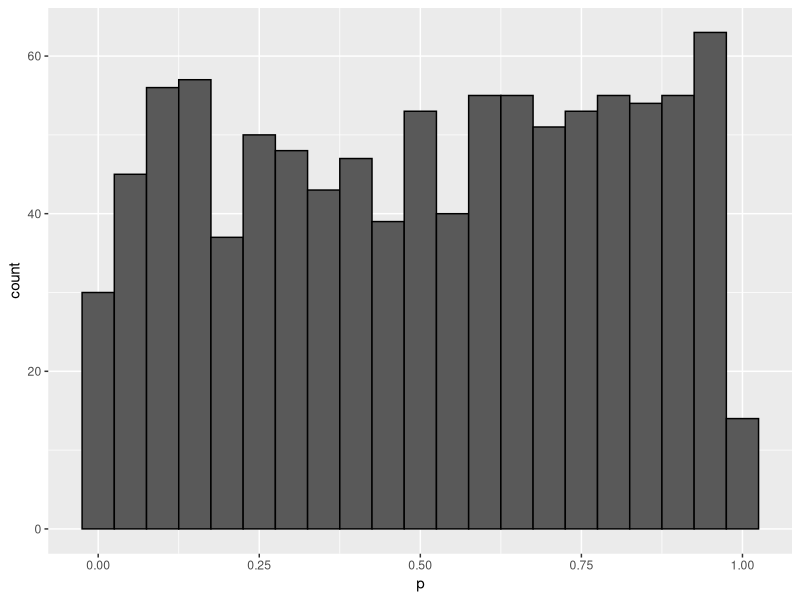

Here is the R script that generated this plot: (Note: this script raises an error after producing the figure.)
## ---- chunk 1
knitr::opts_chunk$set(echo = TRUE, comment = "", fig.align = "center")
## ---- chunk 2
knitr::include_graphics(
"https://d33wubrfki0l68.cloudfront.net/1dff819e743f280bbab1c55f8f063e60b6a0d2fb/2269e/diagrams/fp.png"
)
## ---- chunk 3
randomize <- function(f) f(runif(100))
randomize(mean)
randomize(sum)
## ---- chunk 4
integrate(dnorm, lower = 0, upper = Inf)
## ---- chunk 5
library(tidyverse)
## ---- chunk 6
map(1:3, function(x) x^2)  ## using anonymous or lambda function
## ---- chunk 7
knitr::include_graphics(
"https://d33wubrfki0l68.cloudfront.net/f0494d020aa517ae7b1011cea4c4a9f21702df8b/2577b/diagrams/functionals/map.png"
)
## ---- chunk 8
map_chr(mtcars, is.numeric)  ## remember that data frames are lists of lists.
map_dbl(mtcars, max) %>% 
  map_dbl(round, digits = 1) ## using dot-dot-dot 
## ---- chunk 9
identical(
  map_dbl(mtcars, ~ length(unique(..1))),          ## twiddle syntax
  map_dbl(mtcars, function(x) length(unique(x)))   ## alternative
  )

map(1:3, ~ rnorm(10)) %>% str()                         ## twiddle syntax
map(1:3, function(x) rnorm(10)) %>% str()               ## alternative
replicate(n = 3, rnorm(10), simplify = FALSE) %>% str() ## other alternative
## ---- chunk 10
knitr::include_graphics(
"https://d33wubrfki0l68.cloudfront.net/6d0b927ba5266f886cc721ae090afcc5e872a748/f8636/diagrams/functionals/map-arg-flipped.png"
)
## ---- chunk 11
draws <- rcauchy(1000)
trims <- c(0, 0.1, 0.2, 0.5)

map_dbl(trims, ~ mean(draws, trim = ..1))
map_dbl(trims, function(input) mean(x = draws, trim = input))
map_dbl(trims, mean, x = draws) ## using R's flexible argument matching
## ---- chunk 12
base::split(mtcars, mtcars$cyl) %>% ## split data frame into three, by cyl
  map(function(df) lm(mpg ~ wt, data = df)) %>% ## fit linear model three times
  map(coefficients) %>% ## access coefficients
  map_dbl(pluck, "wt")  ## extract slope

## Loop alternative
slopes <- vector("double", 3)
for (i in seq_along(slopes)) {
  model <- lm(mpg ~ wt, data = base::split(mtcars, mtcars$cyl)[[i]])
  slopes[[i]] <- coef(model)[["wt"]]
}
slopes
## ---- chunk 13
as_mapper(~runif(2))
as_mapper(runif(2))
## ---- chunk 14
identical(map(1:3, 1), map(1:3, pluck, 1))
## ---- chunk 15
# 1. Compute the standard deviation of every column in a numeric data frame.
map_dbl(mtcars, sd)

# 2. Compute the standard deviation of every numeric column in a mixed data frame.
index <- map_lgl(iris, is.numeric)
map_dbl(iris[index], sd)

# Compute the number of levels for every factor in a data frame.
map(iris[!index], attr, which = "levels")
## ---- chunk 16
trials <- map(1:1000, ~ t.test(rpois(10, 10), rpois(7, 10)))

tibble(p = map_dbl(trials, "p.value")) %>% 
  ggplot(aes(p)) + geom_histogram(binwidth = 0.05, color = "black")
## ---- chunk 17
formulas <- list(
  mpg ~ disp,
  mpg ~ I(1 / disp),
  mpg ~ disp + wt,
  mpg ~ I(1 / disp) + wt
)

formulas %>% 
  map(~ lm(..1, data = mtcars)) %>% 
  map(coefficients)
## ---- chunk 18
bootstrap <- function(df) {
  df[sample(nrow(df), replace = TRUE), , drop = FALSE]
}

bootstraps <- map(1:10, ~ bootstrap(mtcars))

bootstraps %>% 
  map(function(df) lm(mpg ~ disp, data = df)) %>% 
  map(summary) %>% 
  map_dbl("r.squared") ## extractor 
## ---- chunk 19
tibble(
  ` ` = c("One argument", "Two arguments", "One argument + index", "N arguments"),
  List = c("`map()`", "`map2()`", "`imap()`", "`pmap()`"),
  Atomic = c("`map_lgl(), ...`", "`map2_lgl(), ...`", "`imap_lgl(), ...`", "`pmap_lgl(), ...`"),
  `Same Type` = c("`modify()`", "`modify2()`", "`imodify()`", ""),
  Nothing = c("`walk()`", "`walk2()`", "`iwalk()`", "`pwalk()`")
  ) %>% 
  kableExtra::kable() %>% 
  kableExtra::kable_styling(bootstrap_options = "bordered")
## ---- chunk 20
df <- data.frame(
  x = 1:3,
  y = 6:4
)

map(df, scale) %>% str()  ## returns a list
modify(df, scale)         ## returns a data.frame
## ---- chunk 21
## Example: finding a weighted mean
x <- map(1:5, ~ rnorm(20))
wt <- map(1:5, ~ runif(20))

weighted.mean(x[[1]], wt[[1]]) ## first element of each list

## Passing wt as an additional argument doesn’t work because arguments
## after .f are not transformed:
map(x, weighted.mean, w = wt) 
## ---- chunk 22
x[[3]][[3]] <- NA
map2_dbl(x, wt, weighted.mean)
map2_dbl(x, wt, weighted.mean, na.rm = TRUE)
## ---- chunk 23
knitr::include_graphics(
"https://d33wubrfki0l68.cloudfront.net/7a545699ff7069a98329fcfbe6e42b734507eb16/211a5/diagrams/functionals/map2-arg.png"
)
## ---- chunk 24
eat_fruit <- function(x) {
  cat("Eat some more ", x, "!\n", sep = "")
}

sample(fruit, size = 5) %>% 
  map(eat_fruit)
## ---- chunk 25
sample(fruit, size = 5) %>% 
  walk(eat_fruit)

walk(1:5, ~ rnorm(10))
## ---- chunk 26
temp <- tempfile()
dir.create(temp)

species <- split(iris, iris$Species)  ## list of three
paths <- file.path(temp, paste0("species-", names(species), ".rds"))
walk2(species, paths, write_rds)

list.files(temp)
read_rds(paste0(temp, "/species-setosa.rds")) %>% head()
## ---- chunk 27
## example: constructing labels
imap_chr(iris, ~ paste0("The first value in ", ..2, " is ", ..1[[1]]))
## ---- chunk 28
identical(
  pmap_dbl(list(x, wt), weighted.mean),
  map2_dbl(x, wt, weighted.mean)
  )
## ---- chunk 29
knitr::include_graphics(
"https://d33wubrfki0l68.cloudfront.net/2eb2eefe34ad6d114da2a22df42deac8511b4788/5a538/diagrams/functionals/pmap-arg.png"
)
## ---- chunk 30
draws <- rcauchy(1000)
trims <- c(0, 0.1, 0.2, 0.5)

identical(
  map_dbl(trims, function(input) mean(x = draws, trim = input)),
  pmap_dbl(list(trim = trims), mean, x = draws)
  )
## ---- chunk 31
params <- data.frame(       ## Here, the column names
  n = c(1, 3, 5),           ## are critical!
  mean = c(0, 10, 1000),
  sd = c(1, 10, 100)
)

params

pmap(params, rnorm)
## ---- chunk 32
temp <- tempfile()
dir.create(temp)

cyls <- split(mtcars, mtcars$cyl)
paths <- file.path(temp, paste0("cyl-", names(cyls), ".csv"))

## Original
walk2(cyls, paths, write.csv)
list.files(temp)

## Solution
names(cyls) <- paths      ## Disadvantage: names are overwritten
iwalk(cyls, ~ write.csv)  ## Advantage: code is slightly shorter
list.files(temp)
## ---- chunk 33
knitr::include_graphics(
"https://d33wubrfki0l68.cloudfront.net/9c239e1227c69b7a2c9c2df234c21f3e1c74dd57/eec0e/diagrams/functionals/reduce.png"
)
## ---- chunk 34
fruit_lists <- map(1:4, ~sample(fruit, 35))

## This...
fruit_lists[[1]] %>% 
  intersect(fruit_lists[[2]]) %>% 
  intersect(fruit_lists[[3]]) %>% 
  intersect(fruit_lists[[4]]) 

## ...is equivalent to this
reduce(fruit_lists, intersect)
## ---- chunk 35
accumulate(fruit_lists, intersect)
## ---- chunk 36
x <- c(4, 3, 10, 12)
reduce(x, `+`) ## sum()
accumulate(x, `+`) ## cumsum()
## ---- chunk 37
knitr::include_graphics(
"https://d33wubrfki0l68.cloudfront.net/b5835b80325b22f9460992f7bc9de5e0cf56de2c/27994/diagrams/functionals/reduce-init.png"
)
## ---- chunk 38
reduce(1:2, `+`, .init = 1)
## ---- chunk 39
sum(integer())
prod(integer())
## ---- chunk 40
## 1:5 gets passed to ... and never gets evaluated
accumulate(1:5, function(x, ...) c(0, x) + c(x, 0), .init = 1)
## ---- chunk 41
df <- data.frame(
  x = 1:3,
  y = c("a", "b", "c")  ## stringsAsFactors = TRUE by default
  )

every(df, is.factor)
some(df, is.factor)

detect(df, is.integer)
detect_index(df, is.factor)

keep(df, is.factor) %>% str()
discard(df, is.factor) %>% str()
## ---- chunk 42
map_if(df, is.numeric, mean) %>% str()
modify_if(df, is.numeric, max) %>% str()

## this will drop the factor, and avoid recycling
keep(df, is.numeric) %>% map(mean) %>% str()
## ---- chunk 43
span <- function(x, f) {
  ## this makes "values" and "lengths" available
  list2env(rle(map_lgl(x, f)), envir = rlang::caller_env())
  if (!any(values)) {
    return(integer())
  }
  index <- which(lengths == max(lengths[values]))[[1]] ## lgl sub
  first <- cumsum(lengths)[index] - (lengths[index] - 1) 
  return(first:(first + lengths[index] - 1))
}

span(iris, is.factor)
span(iris, is.numeric)
## ---- chunk 44
arg_max <- function(x, f) {
  output <- map_dbl(x, f)
  x[output == max(output)] ## lgl subsetting
}

arg_min <- function(x, f) {
  output <- map_dbl(x, f)
  x[output == min(output)] ## lgl subsetting
}
## ---- chunk 45
ggplot(data.frame(x = c(pi/2, 2*pi)), aes(x)) + 
  stat_function(fun = sin) +
  labs(y = "f(x)")
## ---- chunk 46
integrate(sin, lower = 2/pi, upper = 2*pi)
uniroot(sin, lower = 2/pi, upper = 2*pi)
optimise(sin, lower = 2/pi, upper = 2*pi)
optimise(sin, lower = 2/pi, upper = 2*pi, maximum = TRUE)
## ---- chunk 47
A <- array(1:24, dim = c(4, 3, 2))
A
apply(A, MARGIN = 1, mean)
apply(A, MARGIN = 2, mean)
apply(A, MARGIN = 3, mean)
## ---- chunk 48
fixed_point <- function(f, init, tolerance = 0.00001) {
  if (abs(f(init) - init) <= tolerance) {
    return(c("fixed point" = init))
  } else {
    fixed_point(f, f(init))    ## using recursion
  }
}

fixed_point(cos, init = 5)
## ---- chunk 49
fixed_point(function(x) cos(x) + sin(x), 1)
## ---- chunk 50
fixed_point(function(x) 1 + 1/x, 1)
## ---- chunk 51
library(rlang)
## ---- chunk 52
power <- function(exp) {
  function(x) {
    x ^ exp
  }
}

square <- power(2)
square(4)
cube <- power(3)
cube(4)
## ---- chunk 53
square
cube
## ---- chunk 54
list(fn_env(square), fn_env(cube)) %>% 
  map(env_parent) 
## ---- chunk 55
z <- 2
square <- power(exp = z) ## exp evaluates lazily!
z <- 3                   ## the binding changes
square(2)                ## exp is only evaluated until now!
## ---- chunk 56
power2 <- function(exp) {
  force(exp)
  function(x) {
    x ^ exp
  }
}

z <- 2
square <- power2(exp = z) ## exp is forced to evaluate.
z <- 3                    ## the binding changes
square(2)                 ## everything works out fine
## ---- chunk 57
new_counter <- function() {
  i <- 0
  
  function() {
    i <<- i + 1
    i
  }
}

counter1 <- new_counter()
counter2 <- new_counter()

replicate(5, counter1())
counter2()
map_dbl(1:5, ~ counter1())
## ---- chunk 58
f1 <- function(n) {
  x <- runif(n)
  m <- mean(x)
  function() m
}

g1 <- f1(1e6)
lobstr::obj_size(g1)

f2 <- function(n) {
  x <- runif(n)
  m <- mean(x)
  rm(x)
  function() m
}

g2 <- f2(1e6)
lobstr::obj_size(g2)
## ---- chunk 59
x <- 0:100
y <- x ^ 2

foo <- approxfun(x, y)

foo(3)
foo(5)
foo(20)
## ---- chunk 60
x <- rnorm(150)

foo <- approxfun(x = sort(x), 
                 y = cumsum(table(x)) / length(x), 
                 yleft = 0, yright = 1, f = 0,
                 method = "constant", ties = "ordered")

foo(0:3)
ecdf(x)(0:3)
pnorm(0:3)
## ---- chunk 61
pick <- function(i) {
  function(x) {
    x[[i]]
  }
}

map_dbl(mtcars, pick(3)) ## extracts third element of each column
## ---- chunk 62
moment <- function(i) {
  force(i)
  function(x) mean((x - mean(x))^i) 
}

m1 <- moment(1)
m2 <- moment(2)

x <- runif(1000)

all.equal(m1(x), 0)                                    ## tests for "near" equality
all.equal(m2(x) * length(x) / (length(x) - 1), var(x)) ## bessel's correction
## ---- chunk 63
boxcox1 <- function(x, lambda) {
  stopifnot(length(lambda) == 1)
  
  if (lambda == 0) {
    log(x)
  } else {
    (x ^ lambda - 1) / lambda
  }
}
## ---- chunk 64
boxcox2 <- function(lambda) {
  if (lambda == 0) {
    function(x) log(x)
  } else {
    function(x) (x ^ lambda - 1) / lambda
  }
}

stat_boxcox <- function(lambda) {
  stat_function(aes(color = as.character(lambda)), 
                fun = boxcox2(lambda), 
                size = 0.5) 
}

ggplot(data.frame(x = c(0, 5)), aes(x)) + 
  map(seq(0, 2, 0.25), stat_boxcox) +
  labs(color = expression(lambda))
## ---- chunk 65
boot_permute <- function(df, variable) {
  n <- nrow(df)
  force(variable)
  
  function() {
    col <- df[[variable]]
    col[sample(n, replace = TRUE)]
  }
}

boot_mpg <- boot_permute(mtcars, "mpg")

map(1:3, ~ boot_mpg()) %>% map(head)
## ---- chunk 66
log_prob_poisson <- function(x, lambda) {
  n <- length(x)
  log(lambda) * sum(x) - n * lambda - sum(lfactorial(x))
}
## ---- chunk 67
log_likelihood_poisson <- function(x) {
  n <- length(x)   ## we don't need to force(x) because length(x) evaluates x
  sum_x <- sum(x)               ## this avoids unnecessary computation later 
  sum_lfx <- sum(lfactorial(x)) ## on, when calling the next function many times
  function(lambda) {
    log(lambda)*sum_x - n*lambda - sum_lfx
  }
}

## Simulation with known lambda
x <- rpois(1e3, lambda = 8)

## Manufacture log likelihood
log_likelihood <- log_likelihood_poisson(x)

log_likelihood(lambda = 1)
log_likelihood(lambda = 5)

## Use optimise instead of trial-and-error
optimise(log_likelihood, c(0, 100), maximum = TRUE)

## Sanity check
mod <- glm(x ~ 1, family = "poisson")
exp(mod$coefficients) ## undo the link function
## ---- chunk 68
optimise(log_prob_poisson, x = x, interval = c(0, 100), maximum = TRUE)
## ---- chunk 69
fnames <- list(
  square = 2, 
  cube = 3, 
  root = 1/2, 
  cuberoot = 1/3, 
  reciprocal = -1
)

pfuns <- purrr::map(fnames, power2)

pfuns$root(64)
## ---- chunk 70
with(pfuns, cube(2))
## ---- chunk 71
    rlang::env_bind(globalenv(), !!!pfuns)
## ---- chunk 72
    rlang::env_unbind(globalenv(), names(pfuns))
## ---- chunk 73
    list2env(pfuns, envir = globalenv())
## ---- chunk 74
safe_sum <- safely(sum)
## ---- chunk 75
x <- list(
  c(0.512, 0.165, 0.717),
  "oops",
  c(0.064, 0.781, 0.427),
  c(0.890, 0.785, 0.495)
)

safe_sum(x[[1]])
safe_sum(x[[2]])
## ---- chunk 76
output <- map(x, safe_sum)
str(output)
## ---- chunk 77
inside_out_output <- transpose(output)
str(inside_out_output)
## ---- chunk 78
ok <- map_lgl(inside_out_output$error, is.null)

x[!ok]
## ---- chunk 79
slow_function <- function(x) {
  Sys.sleep(1)  ## time elapsed should equal 1 second
  x * runif(1, 0, 10)
}

system.time(print(slow_function(1)))
system.time(print(slow_function(1)))

# Memoise -------------------------

fast_function <- memoise::memoise(slow_function)
system.time(print(fast_function(1)))
system.time(print(fast_function(1)))  ## it remembers previous output!
## ---- chunk 80
fib <- function(n) {
  if (n <= 2) return(1L)
  fib(n - 1) + fib(n - 2)  # recursivity
}

system.time(fib(23))
## ---- chunk 81
fast_fib <- memoise::memoise(function(n) {
  if (n <= 2) return(1L)
  fast_fib(n - 1) + fast_fib(n - 2)
})

system.time(fast_fib(23))
system.time(fast_fib(24)) 
## ---- chunk 82
fib_vector <- function(max) {
  x <- 1:max
  y <- vector("integer", max)
  y[1:2] <- 1
  if (max > 2) {
    for (i in 3:max) {
      y[[i]] <- y[[i - 1]] + y[[i - 2]]
    }
  }
  return(y)
}

system.time(fib_vector(10000))
## ---- chunk 83
fib(1:10)
vec_fib <- Vectorize(fib)
vec_fib(1:10)
## ---- chunk 84
map_intize <- function(f) {
  force(f)
  function(x, ...) {
    map_int(x, f, ...)
  }
}

fib_map <- map_intize(fib)
fib_map(1:10)  ## identical to map_int(1:10, fib)


urls <- c(
  "adv-r" = "https://adv-r.hadley.nz", 
  "r4ds" = "http://r4ds.had.co.nz/"
  # and many many more
)
path <- paste(names(urls), ".html")

walk2(urls, path, download.file, quiet = TRUE)

path
## ---- chunk 85
delay_by <- function(f, amount) {
  force(f)
  force(amount)
  
  function(...) {
    Sys.sleep(amount)
    f(...)
  }
}

## Example usage
system.time(map(1:5, delay_by(runif, 0.1)))
## ---- chunk 86
dot_every <- function(f, n) {
  force(f)
  force(n)
  
  i <- 0
  function(...) {
    i <<- i + 1
    if(i %% n == 0) cat(".")
    f(...)
  }
}

## Example usage
walk(1:100, dot_every(runif, 5))
## ---- chunk 87
output <- map(urls, scrappy %>% delay_by(1) %>% dot_every(5))
